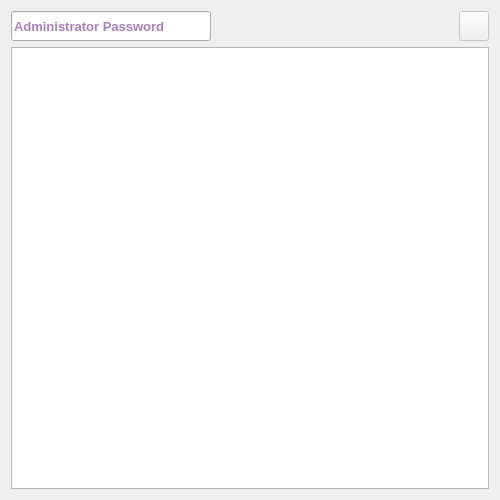
<?xml version="1.0" encoding="UTF-8"?>
<ui version="4.0">
 <class>ModulesManDialog</class>
 <widget class="QDialog" name="ModulesManDialog">
  <property name="geometry">
   <rect>
    <x>0</x>
    <y>0</y>
    <width>500</width>
    <height>500</height>
   </rect>
  </property>
  <property name="minimumSize">
   <size>
    <width>500</width>
    <height>500</height>
   </size>
  </property>
  <property name="maximumSize">
   <size>
    <width>501</width>
    <height>501</height>
   </size>
  </property>
  <property name="font">
   <font>
    <family>Tahoma</family>
    <pointsize>10</pointsize>
   </font>
  </property>
  <property name="windowTitle">
   <string>Modules</string>
  </property>
  <property name="windowIcon">
   <iconset resource="../../../../image.qrc">
    <normaloff>:/Image/sfp.png</normaloff>:/Image/sfp.png</iconset>
  </property>
  <layout class="QVBoxLayout" name="verticalLayout_2">
   <item>
    <layout class="QHBoxLayout" name="horizontalLayout_2">
     <item>
      <widget class="QLineEdit" name="adminLE">
       <property name="minimumSize">
        <size>
         <width>200</width>
         <height>30</height>
        </size>
       </property>
       <property name="maximumSize">
        <size>
         <width>200</width>
         <height>30</height>
        </size>
       </property>
       <property name="font">
        <font>
         <pointsize>10</pointsize>
         <weight>75</weight>
         <bold>true</bold>
        </font>
       </property>
       <property name="styleSheet">
        <string notr="true">color: rgb(85, 0, 127);</string>
       </property>
       <property name="echoMode">
        <enum>QLineEdit::Password</enum>
       </property>
       <property name="placeholderText">
        <string>Administrator Password</string>
       </property>
      </widget>
     </item>
     <item>
      <spacer name="horizontalSpacer_2">
       <property name="orientation">
        <enum>Qt::Horizontal</enum>
       </property>
       <property name="sizeHint" stdset="0">
        <size>
         <width>40</width>
         <height>20</height>
        </size>
       </property>
      </spacer>
     </item>
     <item>
      <widget class="QPushButton" name="addModuleBtn">
       <property name="enabled">
        <bool>false</bool>
       </property>
       <property name="minimumSize">
        <size>
         <width>30</width>
         <height>30</height>
        </size>
       </property>
       <property name="maximumSize">
        <size>
         <width>30</width>
         <height>30</height>
        </size>
       </property>
       <property name="font">
        <font>
         <family>Tahoma</family>
         <pointsize>10</pointsize>
        </font>
       </property>
       <property name="text">
        <string/>
       </property>
       <property name="icon">
        <iconset resource="../../../../image.qrc">
         <normaloff>:/Image/add.png</normaloff>:/Image/add.png</iconset>
       </property>
       <property name="iconSize">
        <size>
         <width>20</width>
         <height>20</height>
        </size>
       </property>
      </widget>
     </item>
    </layout>
   </item>
   <item>
    <layout class="QVBoxLayout" name="verticalLayout">
     <item>
      <widget class="QTableView" name="modulesTV">
       <property name="font">
        <font>
         <family>Tahoma</family>
         <pointsize>11</pointsize>
         <weight>50</weight>
         <bold>false</bold>
        </font>
       </property>
       <property name="alternatingRowColors">
        <bool>true</bool>
       </property>
       <property name="selectionMode">
        <enum>QAbstractItemView::SingleSelection</enum>
       </property>
       <property name="selectionBehavior">
        <enum>QAbstractItemView::SelectRows</enum>
       </property>
      </widget>
     </item>
    </layout>
   </item>
  </layout>
  <action name="actionEdit_Module">
   <property name="icon">
    <iconset resource="../../../../image.qrc">
     <normaloff>:/Image/edit.png</normaloff>:/Image/edit.png</iconset>
   </property>
   <property name="text">
    <string>Edit Module</string>
   </property>
  </action>
  <action name="actionRemove_Module">
   <property name="icon">
    <iconset resource="../../../../image.qrc">
     <normaloff>:/Image/remove.png</normaloff>:/Image/remove.png</iconset>
   </property>
   <property name="text">
    <string>Remove Module</string>
   </property>
   <property name="toolTip">
    <string>Remove</string>
   </property>
  </action>
 </widget>
 <resources>
  <include location="../../../../image.qrc"/>
 </resources>
 <connections/>
</ui>
